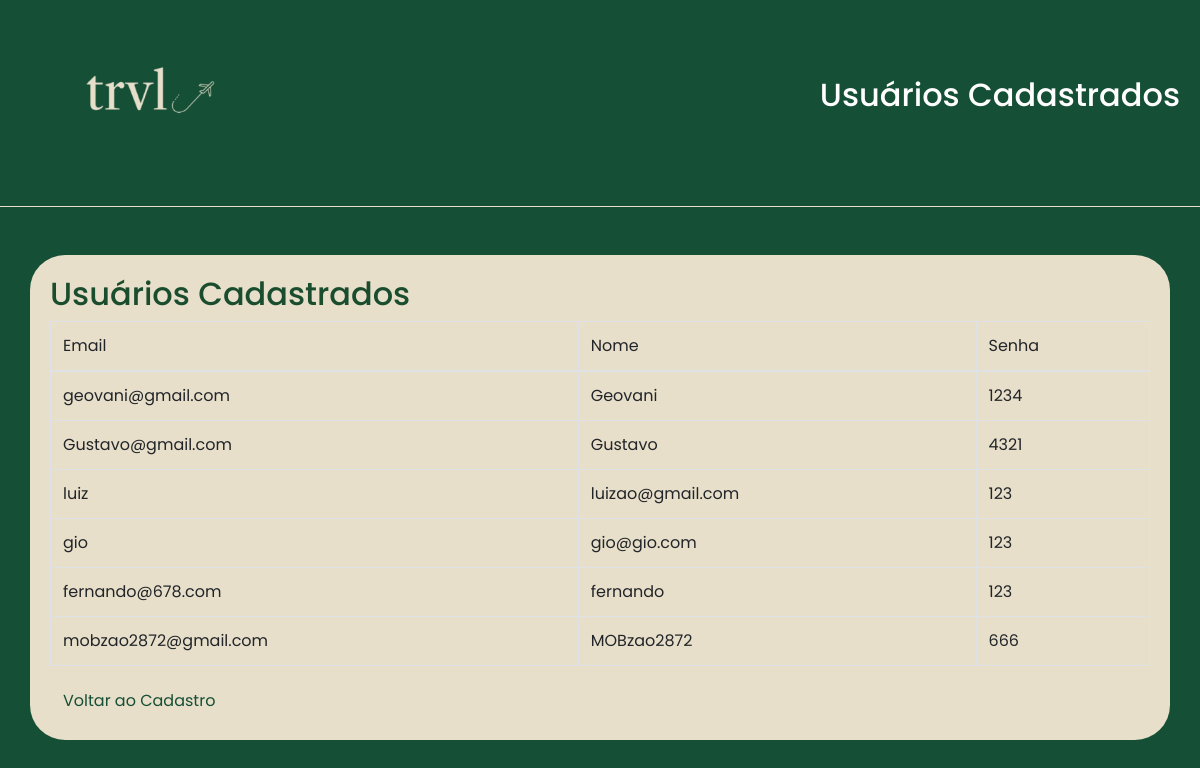
The page /usuarios on the database its author committed.
### tables this page shows
CREATE TABLE usuarios
                   (email text primary key,nome text,senha text);

### TREVEL/app.py (the view)
@app.route('/usuarios')
def listar_usuarios():
    conexao = database.conectar_banco()
    cursor = conexao.cursor()
    cursor.execute("SELECT * FROM usuarios")
    usuarios = cursor.fetchall()
    conexao.close()
    return render_template('usuarios.html', usuarios=usuarios)

### TREVEL/database.py (called while the page is built)
def conectar_banco():
    conexao = sqlite3.connect("trvl.db")
    return conexao

### TREVEL/templates/usuarios.html (shortened to what this page needs)
<!DOCTYPE html>
<html lang="pt-BR">
<head>
    <link rel="stylesheet" href="https://stackpath.bootstrapcdn.com/bootstrap/4.5.2/css/bootstrap.min.css">
    <link rel="stylesheet" href="static/style.css">
</head>
<body>
    <header>
        <a href="/"><img src="static/imgs/logo.png" alt="Logo TRVL" class="logo"></a>
        <div class="user-info">
            <H1> <h2>Usuários Cadastrados</h2></H1>
        </div>
    </header>
    <hr>
<div class="container mt-5">
    <h2>Usuários Cadastrados</h2>
    <table class="table table-bordered">
        <thead>
            <tr>
                <th>Email</th>
                <th>Nome</th>
                <th>Senha</th>
            </tr>
        </thead>
        <tbody>
            {% for usuario in usuarios %}
            <tr>
                <td>{{ usuario[0] }}</td>
                <td>{{ usuario[1] }}</td>
                <td>{{ usuario[2] }}</td>
            </tr>
            {% endfor %}
        </tbody>
    </table>
    <a href="/" class="btn btn-primary">Voltar ao Cadastro</a>
</div>
</body>
</html>

### TREVEL/static/style.css (style rules this page uses)
* { margin: 0; padding: 0; box-sizing: border-box; font-family: "Poppins", serif; font-weight: 400; }
body { background-color: #154f35; color: #fefefe; }
header { display: flex; justify-content: space-between; align-items: center; padding: 20px; background-color: #154f35; }
.logo { height: 150px; }
.user-info h1,h2 { display: flex; align-items: center; padding: 10px font-family: "Baskervville", serif; }
body { font-family: 'Baskerville', serif; }
.btn-primary { background-color: #e8dfca; border-color: #e8dfca; color: #154f35; margin-right: 35px; }
hr { border-top: 1px solid #e8dfca; }
.container { background-color: #e8dfca; border-radius: 35px; padding: 20px; }
.container h2 { color: #1a4d2e; }

### rows shown on the page
usuarios: email "geovani@gmail.com", nome "Geovani", senha "1234"
usuarios: email "Gustavo@gmail.com", nome "Gustavo", senha "4321"
usuarios: email "luiz", nome "luizao@gmail.com", senha "123"
usuarios: email "gio", nome "gio@gio.com", senha "123"
usuarios: email "fernando@678.com", nome "fernando", senha "123"
usuarios: email "mobzao2872@gmail.com", nome "MOBzao2872", senha "666"
